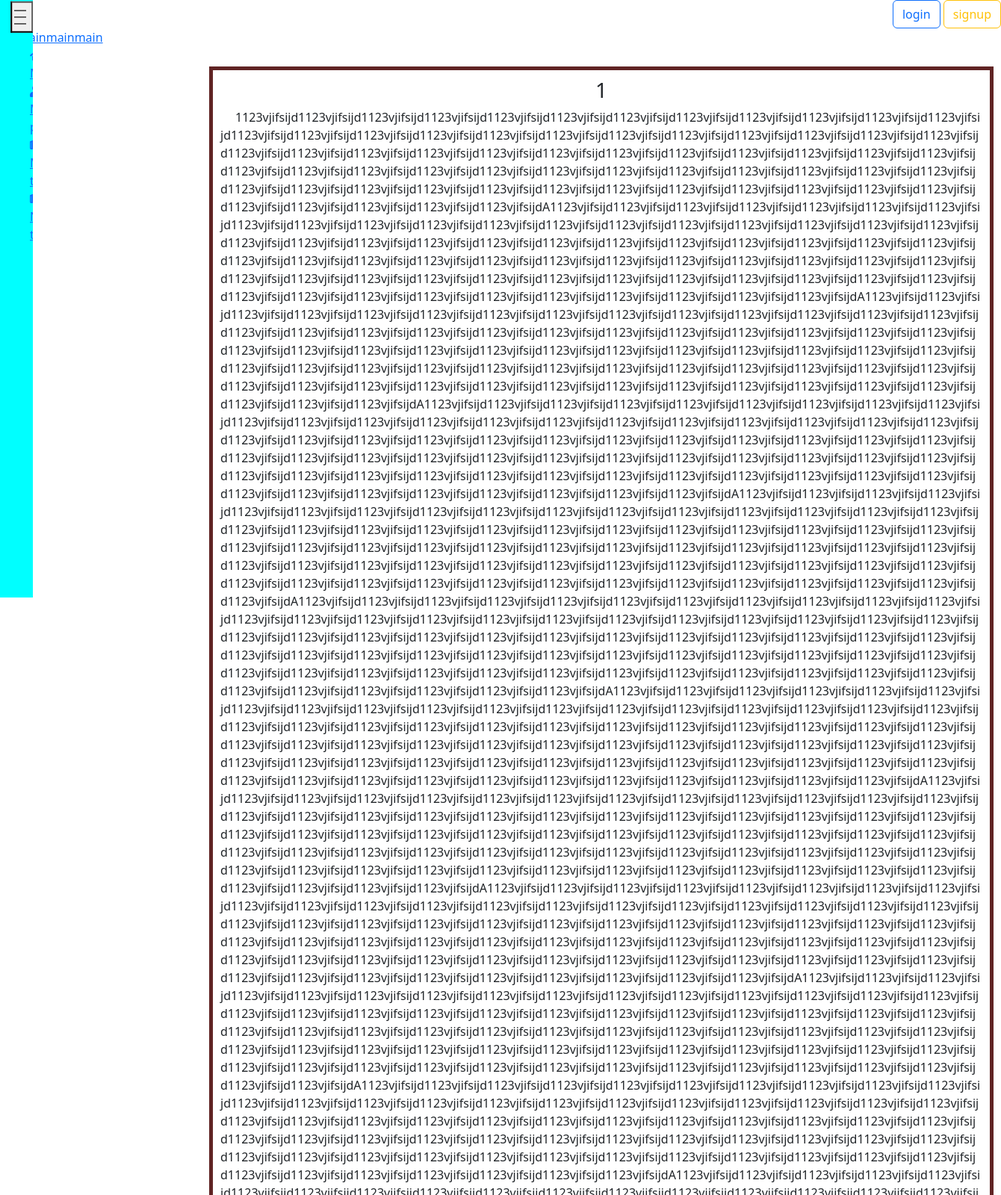
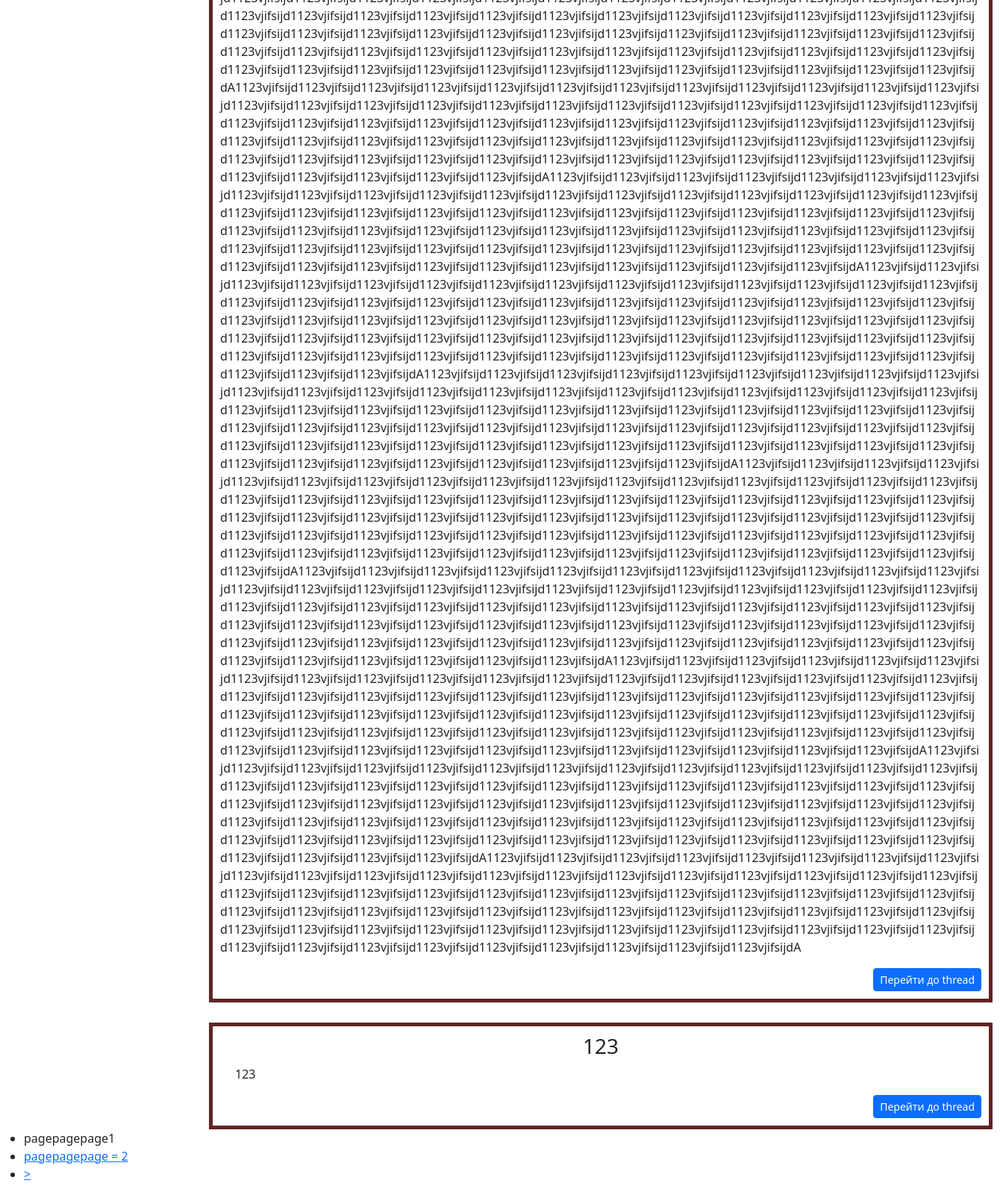
The app's page /threads/, older data (2 pictures, top to bottom).
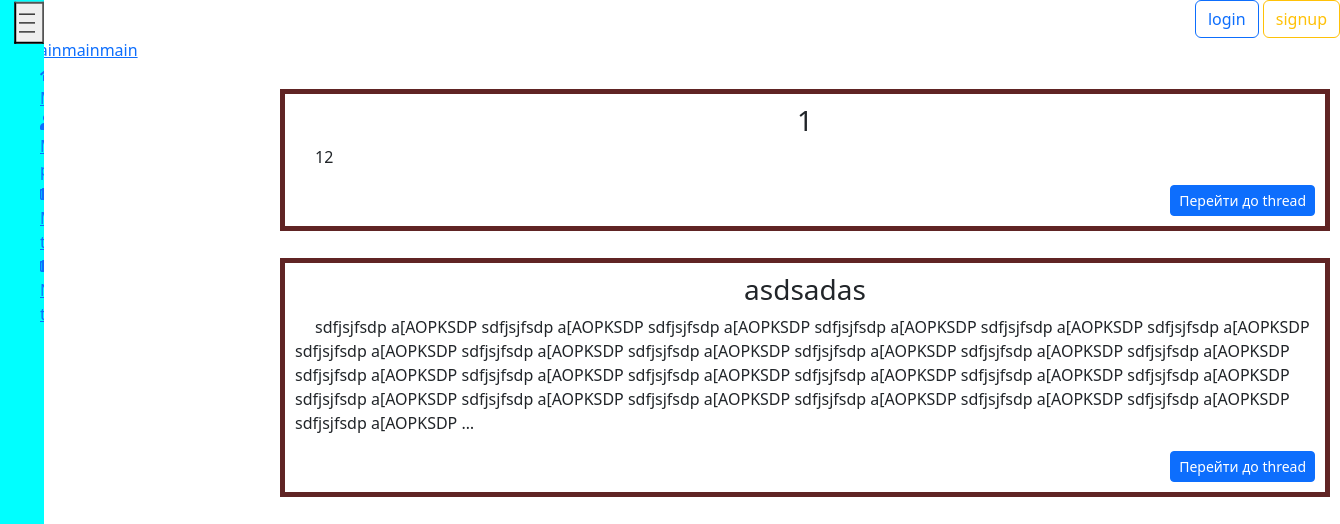
The same page, newer data.
### threads/models.py (models this page shows, shortened)
class Thread(models.Model):
    user = models.ForeignKey(CustomUser, on_delete=models.CASCADE, null=True, blank=True, related_name='threads')
    title = models.CharField('Title', max_length=250)
    time_create = models.DateTimeField('Time of publication',auto_now_add=True)
    time_update = models.DateTimeField('Time of update',auto_now=True)
    full_text = models.TextField('Full text')
    class Meta:
        ordering = ['time_create', 'title']

### threads/views.py (the view)
# urls.py: path('', views.Threads.as_view(), name='threads'),
class Threads(ListView):
    paginate_by = 2
    model = Thread
    template_name = 'threads/threads.html'
    context_object_name = 'threads'

### threads/templates/threads/threads.html (shortened to what this page needs)
{% extends 'main/layout.html' %}
{% block content%}
<a href="{% url 'main' %}">on mainmainmain</a>
    {% for el in threads%}
        <div class="threads">
            <h3>{{el.title}}</h3>
            <p>{{ el.full_text|truncatewords:50 }}</p>
            <div style="text-align: right;">
                <a class="btn btn-primary btn-sm" href="{% url 'thread' thId=el.id %}">Перейти до thread</a>
            </div>
        </div>
    {% endfor%}
    {% if page_obj.has_other_pages %}
        <nav class="list-pages">
            <ul>
                {% for p in paginator.page_range %}
                    {% if page_obj.number == p %}
                        <li class="page-num page-num-selected">pagepagepage{{ p }}</li>
                    {% elif p >= page_obj.number|add:-2 and p <= page_obj.number|add:2 %}
                        <li class="page-num">
                            <a href="?page={{ p }}">pagepagepage = {{ p }}</a>
                        </li>
                    {% endif %}
                {% endfor %}
                {% if page_obj.has_next %}
                    <li class="page-num">
                        <a href="?page= {{ page_obj.next_page_number }}">&gt;</a>
                    </li>
                {% endif %}
            </ul>
        </nav>
    {% endif %}
{% endblock%}

Row changes from the older to the newer data that the page shows:
removed Thread: title "123", full_text "123"
changed Thread (number 1 of 2 on the later page): full_text "1123vjifsijd1123vjifsijd1123vjifsijd1123vjifsijd1123vjifsijd1123vjifsijd1123vjifsijd1123vjifsijd1123vjifsijd1123vjifsijd1123vjifsijd1123vjifsijd1123vjifsijd1123vjifsijd1123vjifsijd1123vjifsijd1123vjifsijd1123vjifsijd1123vjifsijd1123vjifsijd1123vjifsijd1123vjifsijd1123vjifsijd1123vjifsijd1123vjifsijd1123vjifsijd1123vjifsijd1123vjifsijd1123vjifsijd1123vjifsijd1123vjifsijd1123vjifsijd1123vjifsijd1123vjifsijd1123vjifsijd1123vjifsijd1123vjifsijd1123vjifsijd1123vjifsijd1123vjifsijd1123vjifsijd1123vjifsijd1123vjifsijd1123vjifsijd1123vjifsijd1123vjifsijd1123vjifsijd1123vjifsijd1123vjifsijd1123vjifsijd1123vjifsijd1123vjifsijd1123vjifsijd1123vjifsijd1123vjifsijd1123vjifsijd1123vjifsijd1123vjifsijd1123…" → "12"
added Thread: title "asdsadas", full_text "sdfjsjfsdp a[AOPKSDP sdfjsjfsdp a[AOPKSDP sdfjsjfsdp a[AOPKSDP sdfjsjfsdp a[AOPKSDP sdfjsjfsdp a[AOPKSDP sdfjsjfsdp a[AOPKSDP sdfjsjfsdp a[AOPKSDP sdfjsjfsdp a[AOPKSDP sdfjsjfsdp a[AOPKSDP sdfjsjfsdp a[AOPKSDP sdfjsjfsdp a[AOPKSDP sdfjsjfsdp a[AOPKSDP sdfjsjfsdp a[AOPKSDP sdfjsjfsdp a[AOPKSDP sdfjsjfsdp a[AOPKSDP sdfjsjfsdp a[AOPKSDP sdfjsjfsdp a[AOPKSDP sdfjsjfsdp a[AOPKSDP sdfjsjfsdp a[AOPKSDP sdfjsjfsdp a[AOPKSDP sdfjsjfsdp a[AOPKSDP sdfjsjfsdp a[AOPKSDP sdfjsjfsdp a[AOPKSDP sdfjsjfsdp a[AOPKSDP sdfjsjfsdp a[AOPKSDP …"
Text that changed along with them:
list line gone: "pagepagepage 1"
list line gone: "pagepagepage = 2"
